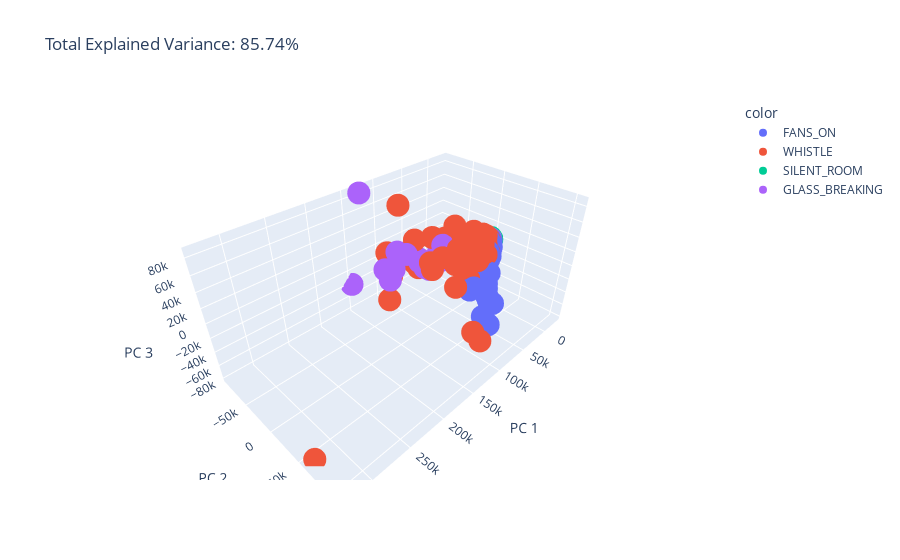

Write notebook code for a chart like this one.
### Code cell
fig = px.scatter_3d(
    components, x=0, y=1, z=2, color=df['target'],
    title=f'Total Explained Variance: {total_var:.2f}%',
    labels={'0': 'PC 1', '1': 'PC 2', '2': 'PC 3'}
)
fig.show()

# fig = px.scatter(
#     components, x=0, y=1, color=df['target'],
#     title=f'Total Explained Variance: {total_var:.2f}%',
#     labels={'0': 'PC 1', '1': 'PC 2'}
# )
# fig.show()

### Figure 1 — Plotly figure (JSON) as saved in the notebook; plotly's stock layout.template omitted (floating-point values rounded to 4 significant figures; data arrays with more than 128 entries replaced by an {"elided": "..."} marker saying what was removed)
{"data": [{"hovertemplate": "color=FANS_ON<br>PC 1=%{x}<br>PC 2=%{y}<br>PC 3=%{z}<extra></extra>", "legendgroup": "FANS_ON", "marker": {"color": "#636efa", "symbol": "circle"}, "mode": "markers", "name": "FANS_ON", "scene": "scene", "showlegend": true, "type": "scatter3d", "x": {"elided": "150 float values"}, "y": {"elided": "150 float values"}, "z": {"elided": "150 float values"}}, {"hovertemplate": "color=WHISTLE<br>PC 1=%{x}<br>PC 2=%{y}<br>PC 3=%{z}<extra></extra>", "legendgroup": "WHISTLE", "marker": {"color": "#EF553B", "symbol": "circle"}, "mode": "markers", "name": "WHISTLE", "scene": "scene", "showlegend": true, "type": "scatter3d", "x": {"elided": "150 float values"}, "y": {"elided": "150 float values"}, "z": {"elided": "150 float values"}}, {"hovertemplate": "color=SILENT_ROOM<br>PC 1=%{x}<br>PC 2=%{y}<br>PC 3=%{z}<extra></extra>", "legendgroup": "SILENT_ROOM", "marker": {"color": "#00cc96", "symbol": "circle"}, "mode": "markers", "name": "SILENT_ROOM", "scene": "scene", "showlegend": true, "type": "scatter3d", "x": {"elided": "150 float values"}, "y": {"elided": "150 float values"}, "z": {"elided": "150 float values"}}, {"hovertemplate": "color=GLASS_BREAKING<br>PC 1=%{x}<br>PC 2=%{y}<br>PC 3=%{z}<extra></extra>", "legendgroup": "GLASS_BREAKING", "marker": {"color": "#ab63fa", "symbol": "circle"}, "mode": "markers", "name": "GLASS_BREAKING", "scene": "scene", "showlegend": true, "type": "scatter3d", "x": {"elided": "150 float values"}, "y": {"elided": "150 float values"}, "z": {"elided": "150 float values"}}], "layout": {"legend": {"title": {"text": "color"}, "tracegroupgap": 0}, "scene": {"domain": {"x": [0, 1], "y": [0, 1]}, "xaxis": {"title": {"text": "PC 1"}}, "yaxis": {"title": {"text": "PC 2"}}, "zaxis": {"title": {"text": "PC 3"}}}, "title": {"text": "Total Explained Variance: 85.74%"}}}
